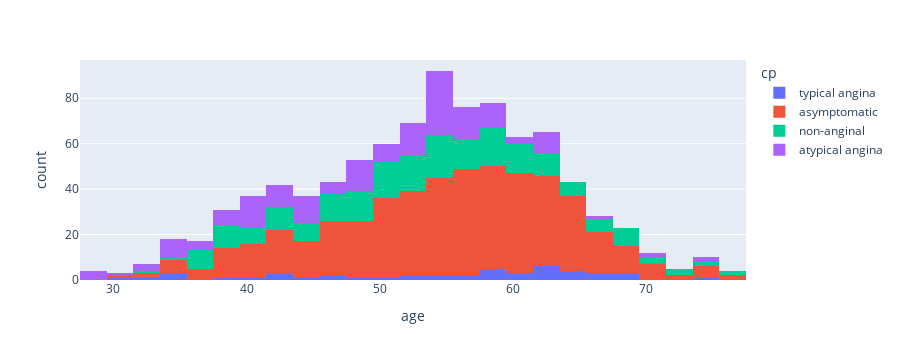

The cell this chart's notebook holds for it:
### Markdown cell above
Draw the plot of age column group by cp column

### Code cell
fig = px.histogram(data_frame=df, x='age', color='cp')
fig.show()

### Figure 1 — Plotly figure (JSON) as saved in the notebook; plotly's stock layout.template omitted (floating-point values rounded to 4 significant figures; data arrays with more than 128 entries replaced by an {"elided": "..."} marker saying what was removed)
{"data": [{"alignmentgroup": "True", "bingroup": "x", "hovertemplate": "cp=typical angina<br>age=%{x}<br>count=%{y}<extra></extra>", "legendgroup": "typical angina", "marker": {"color": "#636efa", "pattern": {"shape": ""}}, "name": "typical angina", "offsetgroup": "typical angina", "orientation": "v", "showlegend": true, "type": "histogram", "x": [63, 64, 58, 66, 69, 40, 51, 34, 52, 65, 59, 52, 42, 59, 69, 59, 38, 56, 61, 60, 59, 64, 45, 30, 35, 43, 47, 54, 57, 62, 34, 43, 46, 55, 32, 62, 62, 67, 67, 65, 49, 62, 61, 68, 74, 62], "xaxis": "x", "yaxis": "y"}, {"alignmentgroup": "True", "bingroup": "x", "hovertemplate": "cp=asymptomatic<br>age=%{x}<br>count=%{y}<extra></extra>", "legendgroup": "asymptomatic", "marker": {"color": "#EF553B", "pattern": {"shape": ""}}, "name": "asymptomatic", "offsetgroup": "asymptomatic", "orientation": "v", "showlegend": true, "type": "histogram", "x": {"elided": "496 int values"}, "xaxis": "x", "yaxis": "y"}, {"alignmentgroup": "True", "bingroup": "x", "hovertemplate": "cp=non-anginal<br>age=%{x}<br>count=%{y}<extra></extra>", "legendgroup": "non-anginal", "marker": {"color": "#00cc96", "pattern": {"shape": ""}}, "name": "non-anginal", "offsetgroup": "non-anginal", "orientation": "v", "showlegend": true, "type": "histogram", "x": {"elided": "204 int values"}, "xaxis": "x", "yaxis": "y"}, {"alignmentgroup": "True", "bingroup": "x", "hovertemplate": "cp=atypical angina<br>age=%{x}<br>count=%{y}<extra></extra>", "legendgroup": "atypical angina", "marker": {"color": "#ab63fa", "pattern": {"shape": ""}}, "name": "atypical angina", "offsetgroup": "atypical angina", "orientation": "v", "showlegend": true, "type": "histogram", "x": {"elided": "174 int values"}, "xaxis": "x", "yaxis": "y"}], "layout": {"autosize": true, "barmode": "relative", "height": 360, "legend": {"title": {"text": "cp"}, "tracegroupgap": 0}, "margin": {"t": 60}, "xaxis": {"anchor": "y", "autorange": true, "domain": [0, 1], "range": [27.5, 77.5], "title": {"text": "age"}, "type": "linear"}, "yaxis": {"anchor": "x", "autorange": true, "domain": [0, 1], "range": [0, 96.84], "title": {"text": "count"}}}}
